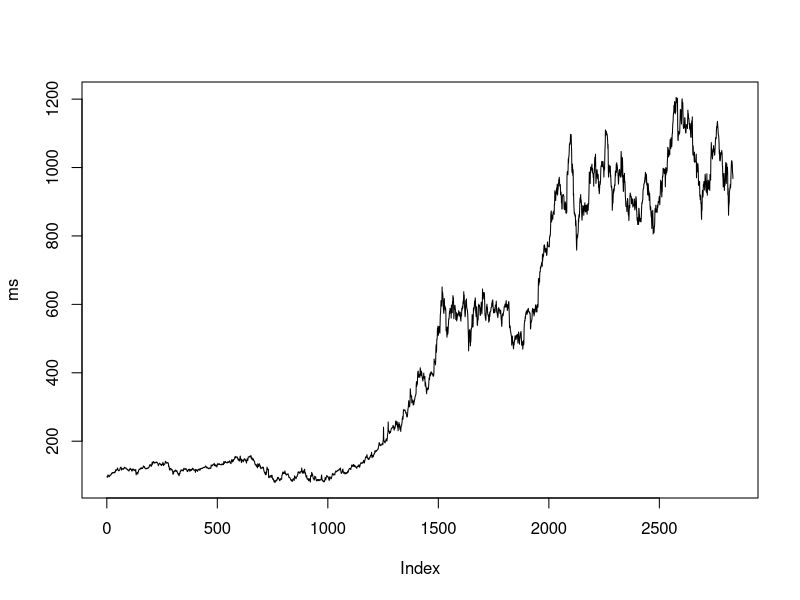
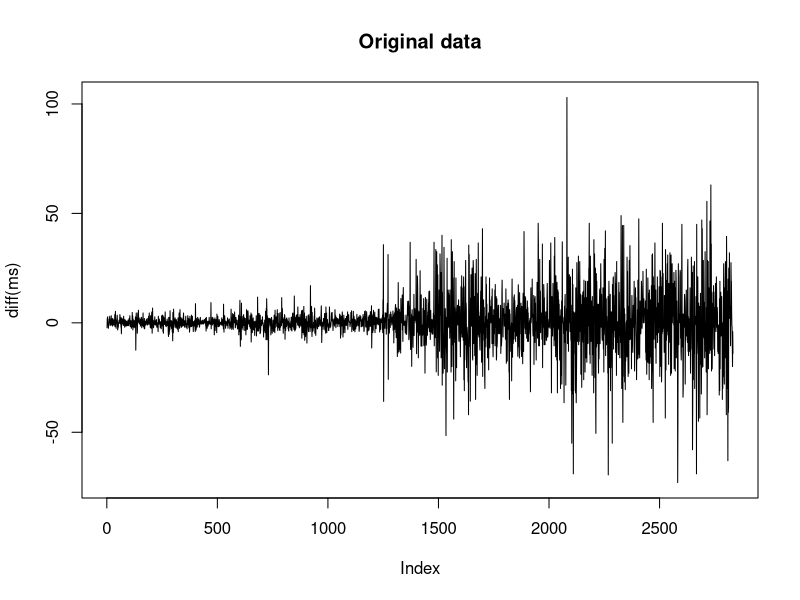
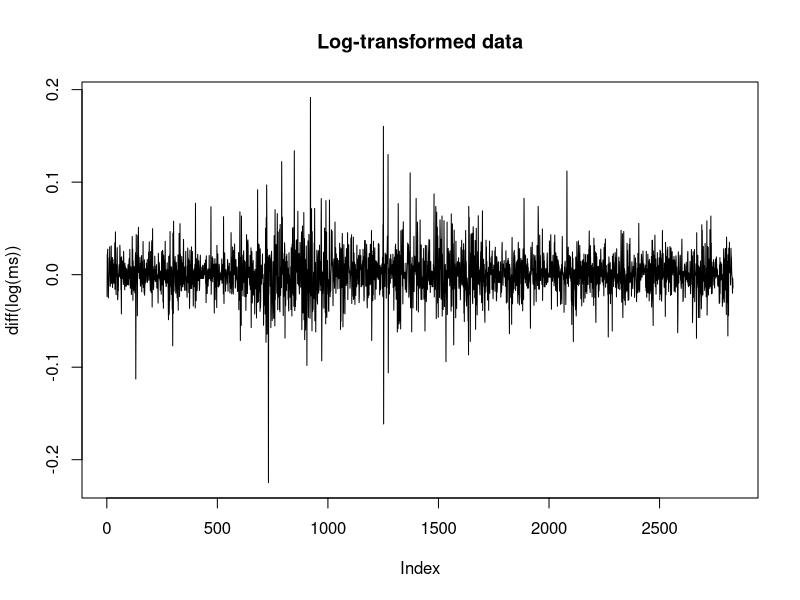
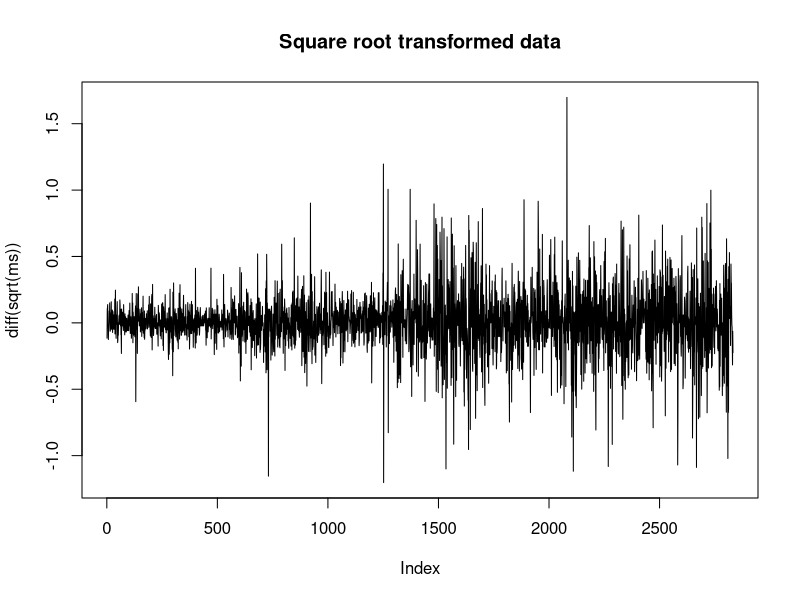
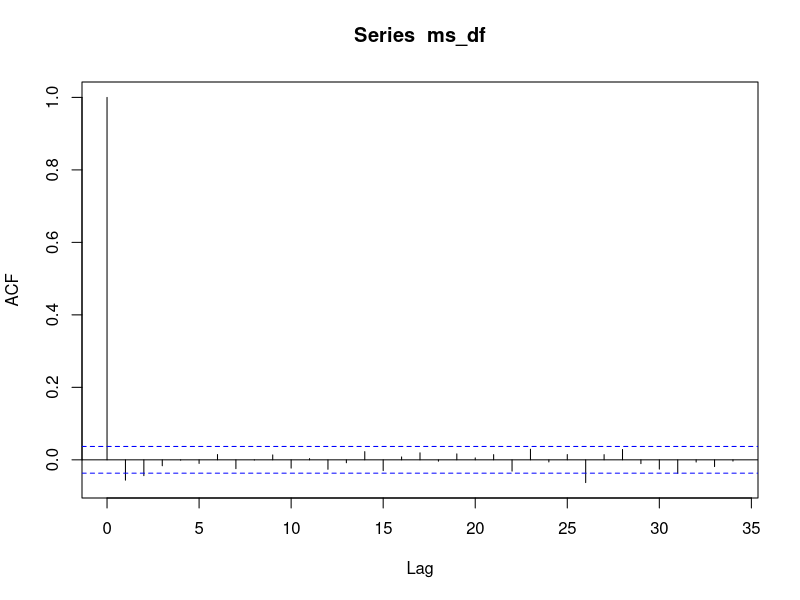
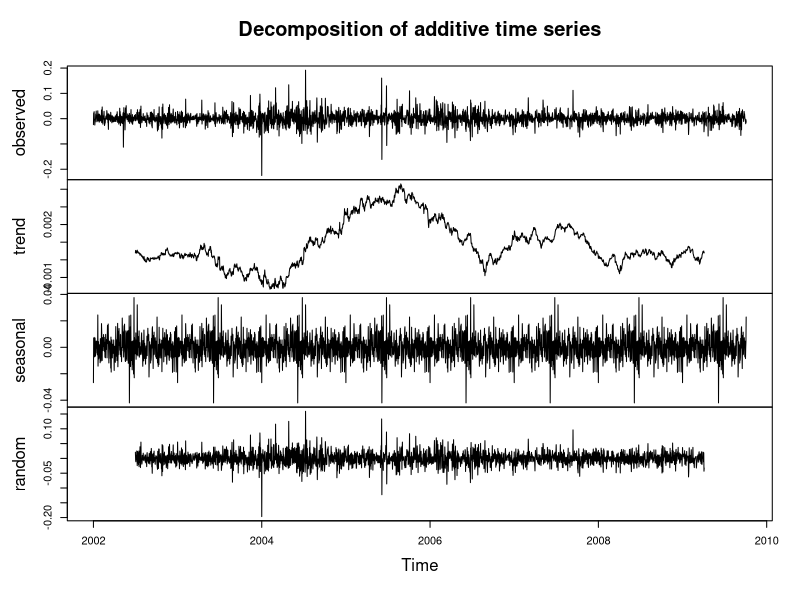
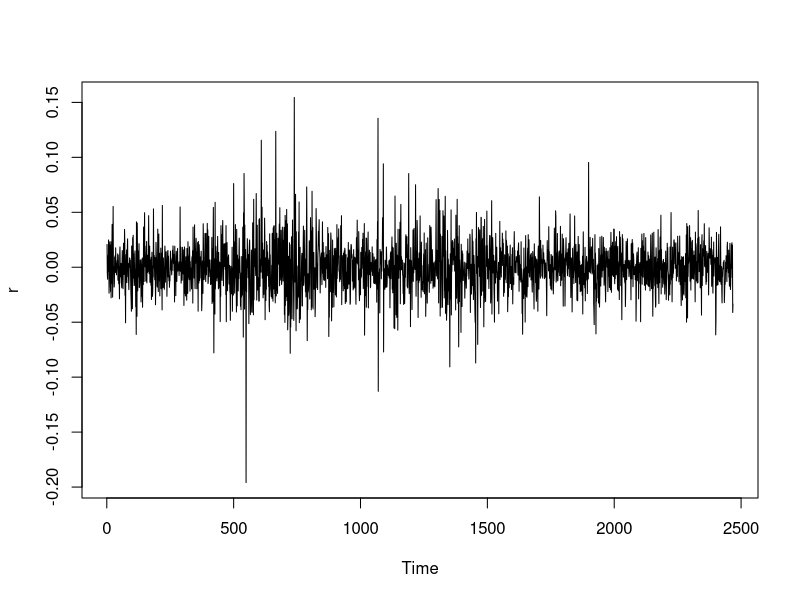
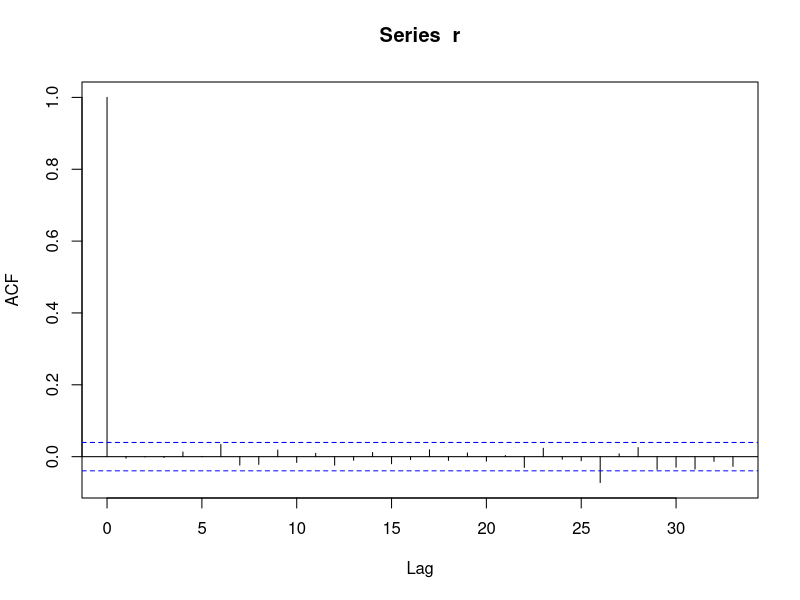

The R script that drew these images, in order: (Note: this script raises an error after producing the figures.)
## ---- chunk 1
data <- read.csv("ARM2.csv",header = TRUE)
head(data)
## ---- chunk 2
N <- nrow(data)
ms <- data$Close[N:1] 
plot(ms, type = "l")
## ---- chunk 3
plot(diff(ms), type = "l", main = "Original data")
plot(diff(log(ms)), type = "l", main = "Log-transformed data")
plot(diff(sqrt(ms)), type = "l", main = "Square root transformed data")
## ---- chunk 4
ms_df <- diff(log(ms))
acf(ms_df)
## ---- chunk 5
ms_ts <- ts(ms_df,frequency = 365,start = 2013-01-10 )
ms_de <- decompose(ms_ts)
plot(ms_de)
## ---- chunk 6
ms_rand <- ms_de$random
aic_table <- function(data,P,Q){
  table <- matrix(NA,(P+1),(Q+1))
  for(p in 0:P) {
    for(q in 0:Q) {
       table[p+1,q+1] <- arima(data,order=c(p,0,q))$aic
    }
  }
  dimnames(table) <- list(paste("<b> AR",0:P, "</b>", sep=""),paste("MA",0:Q,sep=""))
  table
}
## ---- chunk 7
ms_aic_table <- aic_table(ms_rand,4,5)
## ---- chunk 8
require(knitr)
kable(ms_aic_table,digits=2)
## ---- chunk 9
arma11 <- arima(ms_rand, order = c(1,0,1));arma11
## ---- chunk 10
ms_rand1 <- ms_rand[183:2650]
r <- resid(arima(ms_rand1, order = c(1,0,1)))
plot(r)
acf(r)
## ---- chunk 11
library(forecast, quietly = T)
ms_train <- ms_rand1[1:((0.9)*length(ms_rand1))]
ms_test <- ms_rand1[(0.9*length(ms_rand1)):length(ms_rand1)]
train11 <- arima(ms_train, order = c(1,0,1))
pred <- predict(train11, n.ahead = (length(ms_rand1)-(0.9*length(ms_rand1))))$pred
forecast <- forecast(train11, h = 25)
plot(forecast)
## ---- chunk 12
accuracy(pred,ms_test)[2]
